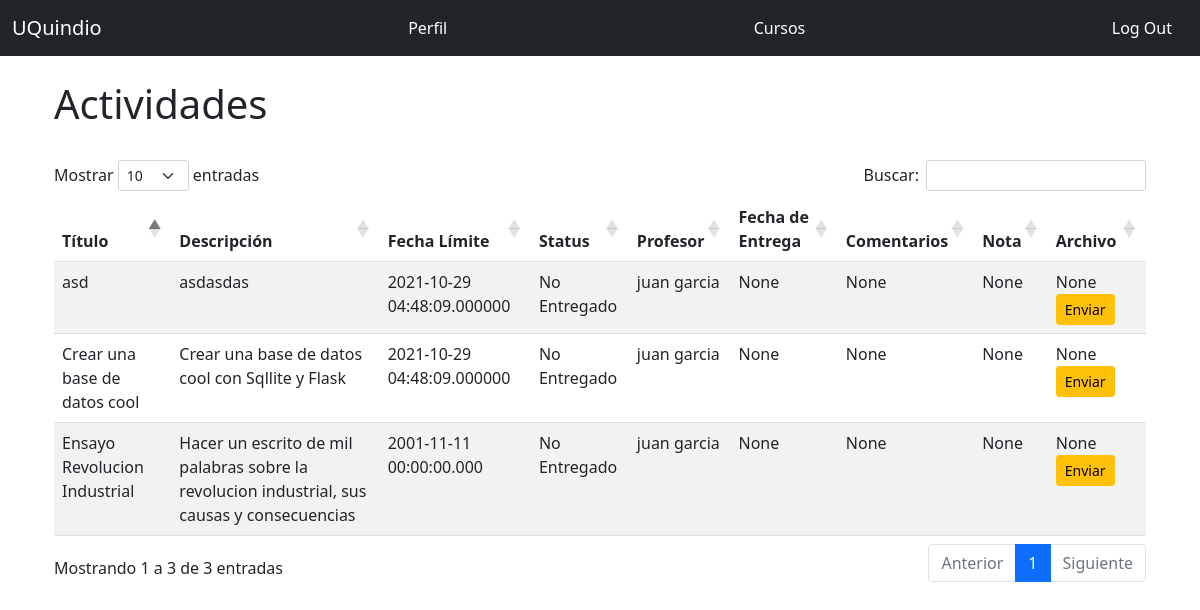
/activities/2 (signed in), run on the app's committed database.
### app.py (models this page shows, shortened)
class Homework(db.Model):
    __tablename__ = 'homework'
    id = db.Column(db.Integer, primary_key = True)
    title = db.Column(db.String(128))
    description = db.Column(db.Text)
    limit_date = db.Column(db.DateTime, default=datetime.utcnow)
    status = db.Column(db.String)
    student_comment = db.Column(db.Text)
    grade = db.Column(db.DECIMAL(5,2))
    date_sent = db.Column(db.DateTime)
    file_url = db.Column(db.String)
    enrollment_id = db.Column(db.Integer, db.ForeignKey('enrollment.id'))

class Teacher(UserMixin, db.Model):
    __tablename__ = 'teachers'
    id = db.Column(db.Integer, primary_key = True)
    email = db.Column(db.String(64), unique=True, index=True)
    username = db.Column(db.String(64), unique=True, index=True)
    name = db.Column(db.String(64))
    last_name = db.Column(db.String(64))
    cc = db.Column(db.Integer, unique=True, index=True)
    age = db.Column(db.Integer)
    genre = db.Column(db.CHAR)
    password_hash = db.Column(db.String(128))
    role_id = db.Column(db.Integer, db.ForeignKey('roles.id'))
    course_list = db.relationship("Course",uselist=True, backref="teacher",lazy="subquery")
    @property
    def password(self):
        raise AttributeError('password no es un atributo legible')

### app.py (the view)
@app.route('/activities/<int:enrollment_id>', methods=['GET', 'POST'])
@login_required
@require_role(role="Student")
def activities(enrollment_id):
    result = db.session.execute('Select courses.name As course, teachers.name As teacher_name, teachers.last_name As teacher_last_name, homework.title As homework, enrollment.id As enrollment, homework.description, homework.status, homework.limit_date, homework.student_comment, homework.grade, homework.date_sent, homework.file_url, homework.id From courses Inner Join enrollment On courses.id = enrollment.course_id Inner Join students On students.id = enrollment.student_id Inner Join teachers On teachers.id = courses.teacher_id Inner Join homework On enrollment.id = homework.enrollment_id Where enrollment.id = :val', {'val': enrollment_id})
    return render_template('activities.html', result=result, enrollment_id=enrollment_id)

### app.py (called while the page is built)
def require_role(role):
    def decorator(func):
        @wraps(func)
        def wrapped_function(*args, **kwargs):
            if not session['account_type'] == role:
                return redirect("/404")
            else:
                return func(*args, **kwargs)
        return wrapped_function
    return decorator

@login_manager.user_loader
def load_user(user_id):
    if session['account_type'] == 'Student':
        return User.query.get(int(user_id))
    elif session['account_type'] == 'Teacher':
        return Teacher.query.get(int(user_id))
    elif session['account_type'] == 'Admin':
        return Admin.query.get(int(user_id))
    else:
      return None

### templates/activities.html (shortened to what this page needs)
{% extends "base.html" %}
{% block page_content %}
<div class="page-header">
  <h1>Actividades </h1>
</div>
<br/>
  <table id="data" class="table table-striped">
    <thead>
      <tr>
        <th>Título</th>
        <th>Descripción</th>
        <th>Fecha Límite</th>
        <th>Status</th>
        <th>Profesor</th>
        <th>Fecha de Entrega</th>
        <th>Comentarios</th>
        <th>Nota</th>
        <th>Archivo</th>
      </tr>
    </thead>
    <tbody>
      {% for homework in result %}
        <tr>
          <td>{{ homework.homework }}</td>
          <td>{{ homework.description }}</td>
          <td>{{ homework.limit_date }}</td>
          <td>{{ homework.status }}</td>
          <td>{{ homework.teacher_name }} {{ homework.teacher_last_name }}</td>
          <td>{{ homework.date_sent }}</td>
          <td>{{ homework.student_comment }}</td>
          <td>{{ homework.grade}}</td>
          <td>{{ homework.file_url}}
            {% if homework.status != "Entregado y Calificado" %}
            <a href="{{ url_for('upload', homework_id=homework.id, enrollment_id=enrollment_id) }}">
              <span class="btn btn-warning btn-sm">Enviar</span>
            </a>
            {% endif %}
            </td>
        </tr>
      {% endfor %}
    </tbody>
  </table>
{% endblock %}

### data on the page
Homework: homework "Ensayo Revolucion Industrial", description "Hacer un escrito de mil palabras sobre la revolucion industrial, sus causas y consecuencias", limit_date "2001-11-11 00:00:00.000", status "No Entregado", teacher_name "juan", teacher_last_name "garcia", date_sent "None", student_comment "None", grade "None", file_url "None"
Homework: homework "Crear una base de datos cool", description "Crear una base de datos cool con Sqllite y Flask", limit_date "2021-10-29 04:48:09.000000", status "No Entregado", teacher_name "juan", teacher_last_name "garcia", date_sent "None", student_comment "None", grade "None", file_url "None"
Homework: homework "asd", description "asdasdas", limit_date "2021-10-29 04:48:09.000000", status "No Entregado", teacher_name "juan", teacher_last_name "garcia", date_sent "None", student_comment "None", grade "None", file_url "None"
